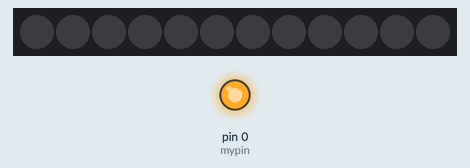
Simulated run of this sketch. Board: Arduino Uno, built with avr-gcc and run on an emulated ATmega328P. On the bench: 12 RGB LEDs in strip order, left to right, output pins drawn as LEDs (lit = HIGH). Dim RGB values are drawn brighter than linear.

Above: at 0.1 s.
At 1.7 s:
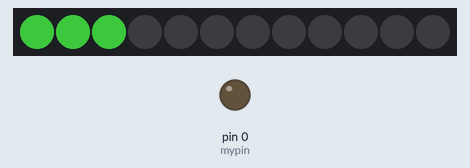
At 2.5 s:
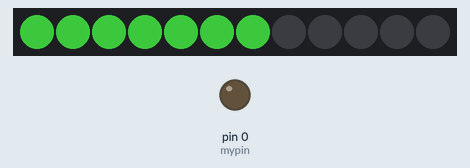
At 3.31 s:
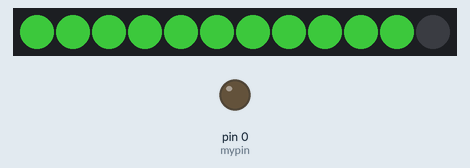
Timing chart, 0 to 40.0 s (numbered marks = the images above):
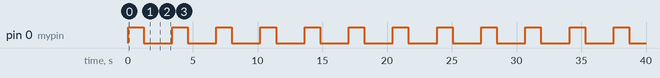

Measured:
- by itself, pin 0 (mypin): alternates HIGH for 1.2 s and LOW for 2.2 s
- by itself, everything shown: repeats every 3.4 s, in 12 steps

The sketch:

BeadNeoPixelMeter.ino
```cpp
#include <Adafruit_NeoPixel.h>

#define PIN 5

// Parameter 1 = number of pixels in strip
// Parameter 2 = Arduino pin number (most are valid)
// Parameter 3 = pixel type flags, add together as needed:
//   NEO_KHZ800  800 KHz bitstream (most NeoPixel products w/WS2812 LEDs)
//   NEO_KHZ400  400 KHz (classic 'v1' (not v2) FLORA pixels, WS2811 drivers)
//   NEO_GRB     Pixels are wired for GRB bitstream (most NeoPixel products)
//   NEO_RGB     Pixels are wired for RGB bitstream (v1 FLORA pixels, not v2)
Adafruit_NeoPixel strip = Adafruit_NeoPixel(12, PIN, NEO_GRB + NEO_KHZ800);

// IMPORTANT: To reduce NeoPixel burnout risk, add 1000 uF capacitor across
// pixel power leads, add 300 - 500 Ohm resistor on first pixel's data input
// and minimize distance between Arduino and first pixel.  Avoid connecting
// on a live circuit...if you must, connect GND first.

int mypin = 0;

void setup() {
  strip.begin();
  //strip.adjustBrightness(40);
  strip.show(); // Initialize all pixels to 'off'
  pinMode(0, OUTPUT);
}

void loop() {


  if ( mypin == 0 )
  {
    for (int i = 0; i < 12; i++)
      strip.setPixelColor(i, strip.Color(0,0,0) );
    strip.show();
    digitalWrite(0, HIGH);
    delay(1000);

  }
  else
  {
  digitalWrite(0,LOW);
  // Some example procedures showing how to display to the pixels:
  for (int i = 0; i < 12; i++)
  {
    if ( i < mypin)
    {
      strip.setPixelColor(i, strip.Color(30,100,30) );
    }
    else
    {
      strip.setPixelColor(i, strip.Color(0,0,0) );
    }
  }


    strip.show();
  }
  mypin = (mypin + 1) % 12;
  delay(200);

}
```
